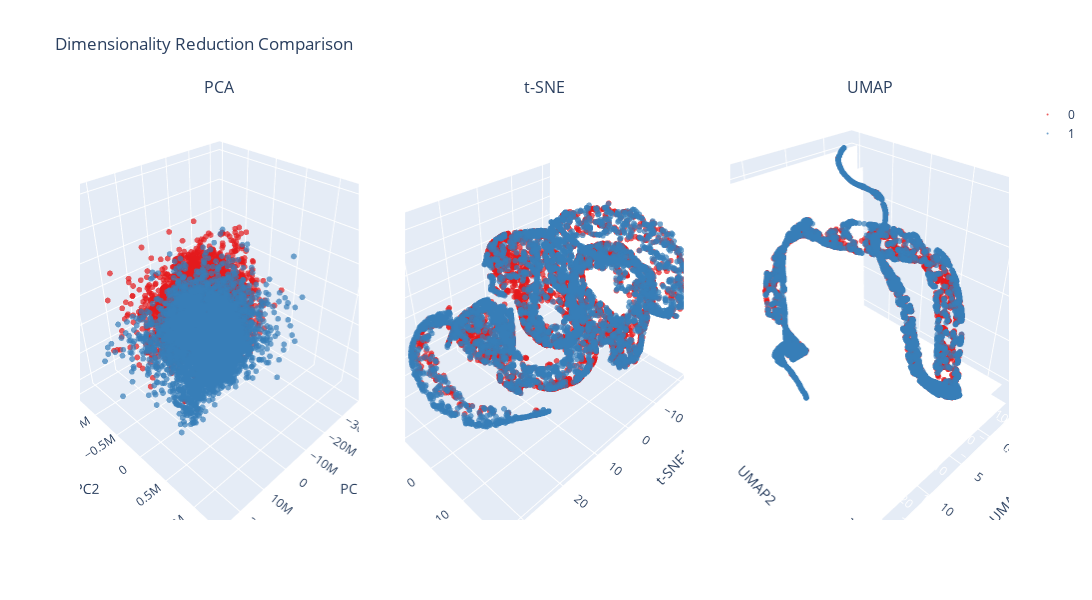

This figure's notebook cell:
### Code cell
fig = plot_3d_comparison([pca_df, tsne_df, umap_df], 
                        ['PCA', 't-SNE', 'UMAP'],
                        labels=target,
                        width=1800,
                        height=600,)
fig.show()

### Figure 1 — Plotly figure (JSON) as saved in the notebook; plotly's stock layout.template omitted (floating-point values rounded to 4 significant figures; data arrays with more than 128 entries replaced by an {"elided": "..."} marker saying what was removed)
{"data": [{"marker": {"color": "rgb(228,26,28)", "opacity": 0.7, "size": 2}, "mode": "markers", "name": "0", "scene": "scene", "showlegend": true, "type": "scatter3d", "x": {"elided": "4273 float values"}, "y": {"elided": "4273 float values"}, "z": {"elided": "4273 float values"}}, {"marker": {"color": "rgb(55,126,184)", "opacity": 0.7, "size": 2}, "mode": "markers", "name": "1", "scene": "scene", "showlegend": true, "type": "scatter3d", "x": {"elided": "4273 float values"}, "y": {"elided": "4273 float values"}, "z": {"elided": "4273 float values"}}, {"marker": {"color": "rgb(228,26,28)", "opacity": 0.7, "size": 2}, "mode": "markers", "name": "0", "scene": "scene2", "showlegend": false, "type": "scatter3d", "x": {"elided": "4273 float values"}, "y": {"elided": "4273 float values"}, "z": {"elided": "4273 float values"}}, {"marker": {"color": "rgb(55,126,184)", "opacity": 0.7, "size": 2}, "mode": "markers", "name": "1", "scene": "scene2", "showlegend": false, "type": "scatter3d", "x": {"elided": "4273 float values"}, "y": {"elided": "4273 float values"}, "z": {"elided": "4273 float values"}}, {"marker": {"color": "rgb(228,26,28)", "opacity": 0.7, "size": 2}, "mode": "markers", "name": "0", "scene": "scene3", "showlegend": false, "type": "scatter3d", "x": {"elided": "4273 float values"}, "y": {"elided": "4273 float values"}, "z": {"elided": "4273 float values"}}, {"marker": {"color": "rgb(55,126,184)", "opacity": 0.7, "size": 2}, "mode": "markers", "name": "1", "scene": "scene3", "showlegend": false, "type": "scatter3d", "x": {"elided": "4273 float values"}, "y": {"elided": "4273 float values"}, "z": {"elided": "4273 float values"}}], "layout": {"annotations": [{"font": {"size": 16}, "showarrow": false, "text": "PCA", "x": 0.15, "xanchor": "center", "xref": "paper", "y": 1, "yanchor": "bottom", "yref": "paper"}, {"font": {"size": 16}, "showarrow": false, "text": "t-SNE", "x": 0.5, "xanchor": "center", "xref": "paper", "y": 1, "yanchor": "bottom", "yref": "paper"}, {"font": {"size": 16}, "showarrow": false, "text": "UMAP", "x": 0.85, "xanchor": "center", "xref": "paper", "y": 1, "yanchor": "bottom", "yref": "paper"}], "height": 600, "scene": {"domain": {"x": [0, 0.3], "y": [0, 1]}, "xaxis": {"title": {"text": "PC1"}}, "yaxis": {"title": {"text": "PC2"}}, "zaxis": {"title": {"text": "PC3"}}}, "scene2": {"domain": {"x": [0.35, 0.65], "y": [0, 1]}, "xaxis": {"title": {"text": "t-SNE1"}}, "yaxis": {"title": {"text": "t-SNE2"}}, "zaxis": {"title": {"text": "t-SNE3"}}}, "scene3": {"domain": {"x": [0.7, 1], "y": [0, 1]}, "xaxis": {"title": {"text": "UMAP1"}}, "yaxis": {"title": {"text": "UMAP2"}}, "zaxis": {"title": {"text": "UMAP3"}}}, "title": {"text": "Dimensionality Reduction Comparison"}, "width": 1800}}
